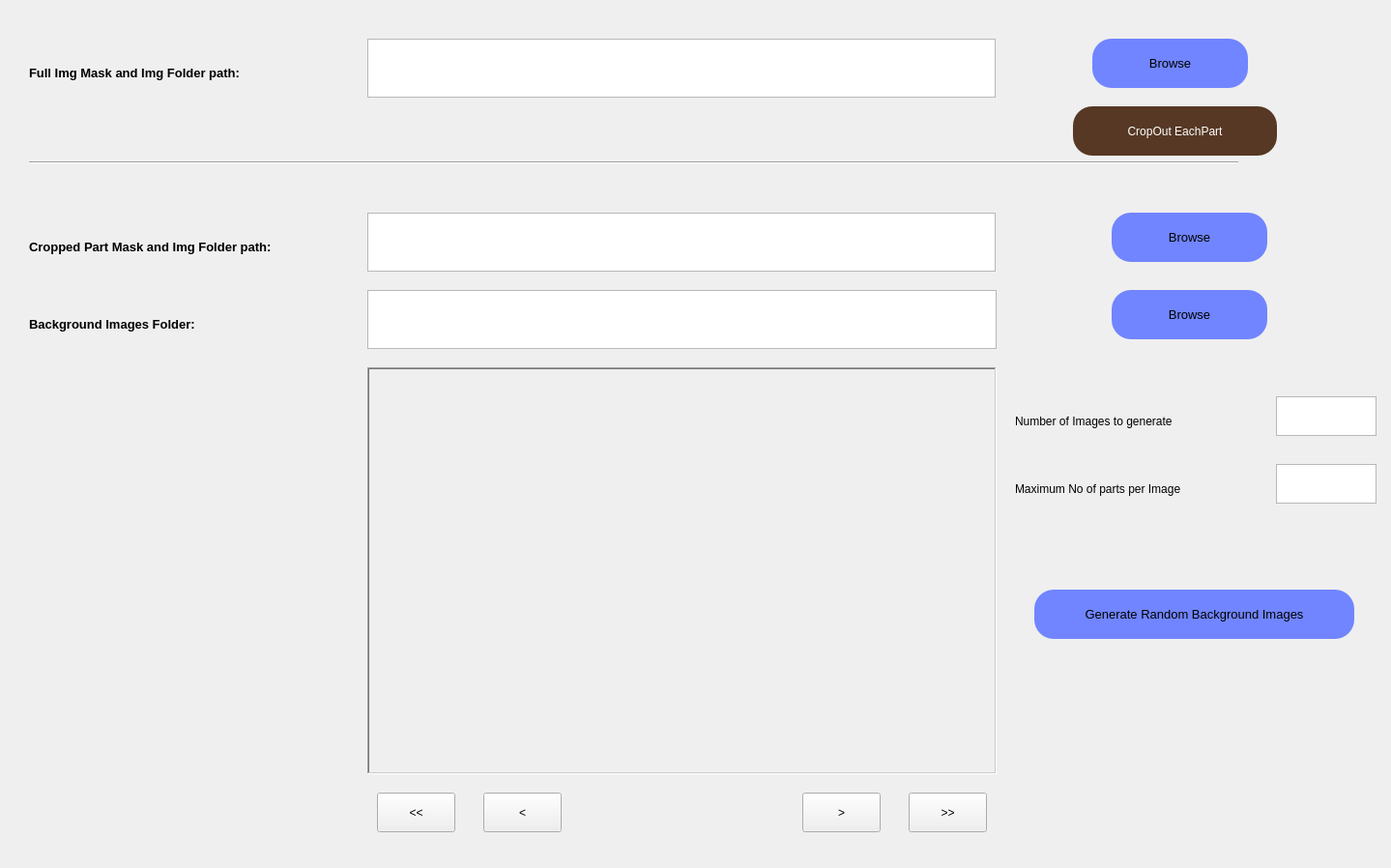
<?xml version="1.0" encoding="UTF-8"?>
<ui version="4.0">
 <class>Form</class>
 <widget class="QWidget" name="Form">
  <property name="geometry">
   <rect>
    <x>0</x>
    <y>0</y>
    <width>1439</width>
    <height>898</height>
   </rect>
  </property>
  <property name="windowTitle">
   <string>Form</string>
  </property>
  <widget class="QPushButton" name="btn_first_img">
   <property name="geometry">
    <rect>
     <x>390</x>
     <y>820</y>
     <width>81</width>
     <height>41</height>
    </rect>
   </property>
   <property name="text">
    <string>&lt;&lt;</string>
   </property>
  </widget>
  <widget class="QPushButton" name="btn_browse_mask_folder">
   <property name="geometry">
    <rect>
     <x>1150</x>
     <y>220</y>
     <width>161</width>
     <height>51</height>
    </rect>
   </property>
   <property name="font">
    <font>
     <family>MS Shell Dlg 2</family>
     <pointsize>10</pointsize>
     <weight>50</weight>
     <italic>false</italic>
     <bold>false</bold>
    </font>
   </property>
   <property name="styleSheet">
    <string notr="true">QPushButton{
	font: 10pt &quot;MS Shell Dlg 2&quot;;
	color: rgb(0, 0, 0);
	background-color: rgb(112, 133, 255);
	border-radius: 20px;
}

QPushButton:hover {
	background-color: rgb(110, 33, 255);
	color: rgb(255, 255, 255);
}</string>
   </property>
   <property name="text">
    <string>Browse</string>
   </property>
  </widget>
  <widget class="QPushButton" name="btn_prev_img">
   <property name="geometry">
    <rect>
     <x>500</x>
     <y>820</y>
     <width>81</width>
     <height>41</height>
    </rect>
   </property>
   <property name="text">
    <string>&lt;</string>
   </property>
  </widget>
  <widget class="QTextBrowser" name="textedit_bgImgFolder">
   <property name="geometry">
    <rect>
     <x>380</x>
     <y>300</y>
     <width>651</width>
     <height>61</height>
    </rect>
   </property>
  </widget>
  <widget class="QPushButton" name="btn_next_img">
   <property name="geometry">
    <rect>
     <x>830</x>
     <y>820</y>
     <width>81</width>
     <height>41</height>
    </rect>
   </property>
   <property name="text">
    <string>&gt;</string>
   </property>
  </widget>
  <widget class="QLabel" name="label_cnt">
   <property name="geometry">
    <rect>
     <x>680</x>
     <y>830</y>
     <width>81</width>
     <height>31</height>
    </rect>
   </property>
   <property name="text">
    <string/>
   </property>
  </widget>
  <widget class="QPushButton" name="btn_randomBgImgs">
   <property name="geometry">
    <rect>
     <x>1070</x>
     <y>610</y>
     <width>331</width>
     <height>51</height>
    </rect>
   </property>
   <property name="font">
    <font>
     <family>MS Shell Dlg 2</family>
     <pointsize>10</pointsize>
     <weight>50</weight>
     <italic>false</italic>
     <bold>false</bold>
    </font>
   </property>
   <property name="styleSheet">
    <string notr="true">QPushButton{
	font: 10pt &quot;MS Shell Dlg 2&quot;;
	color: rgb(0, 0, 0);
	background-color: rgb(112, 133, 255);
	border-radius: 20px;
}

QPushButton:hover {
	background-color: rgb(110, 33, 255);
	color: rgb(255, 255, 255);
}</string>
   </property>
   <property name="text">
    <string>Generate Random Background Images</string>
   </property>
  </widget>
  <widget class="QPushButton" name="btn_browse_bg_folder">
   <property name="geometry">
    <rect>
     <x>1150</x>
     <y>300</y>
     <width>161</width>
     <height>51</height>
    </rect>
   </property>
   <property name="font">
    <font>
     <family>MS Shell Dlg 2</family>
     <pointsize>10</pointsize>
     <weight>50</weight>
     <italic>false</italic>
     <bold>false</bold>
    </font>
   </property>
   <property name="styleSheet">
    <string notr="true">QPushButton{
	font: 10pt &quot;MS Shell Dlg 2&quot;;
	color: rgb(0, 0, 0);
	background-color: rgb(112, 133, 255);
	border-radius: 20px;
}

QPushButton:hover {
	background-color: rgb(110, 33, 255);
	color: rgb(255, 255, 255);
}</string>
   </property>
   <property name="text">
    <string>Browse</string>
   </property>
  </widget>
  <widget class="QLabel" name="label_2">
   <property name="geometry">
    <rect>
     <x>30</x>
     <y>320</y>
     <width>251</width>
     <height>31</height>
    </rect>
   </property>
   <property name="font">
    <font>
     <pointsize>10</pointsize>
     <weight>75</weight>
     <bold>true</bold>
    </font>
   </property>
   <property name="text">
    <string>Background Images Folder:</string>
   </property>
  </widget>
  <widget class="QLabel" name="label">
   <property name="geometry">
    <rect>
     <x>30</x>
     <y>240</y>
     <width>351</width>
     <height>31</height>
    </rect>
   </property>
   <property name="font">
    <font>
     <pointsize>10</pointsize>
     <weight>75</weight>
     <bold>true</bold>
    </font>
   </property>
   <property name="text">
    <string>Cropped Part Mask and Img Folder path:</string>
   </property>
  </widget>
  <widget class="QTextBrowser" name="textedit_maskImgFolder">
   <property name="geometry">
    <rect>
     <x>380</x>
     <y>220</y>
     <width>650</width>
     <height>61</height>
    </rect>
   </property>
  </widget>
  <widget class="QLabel" name="label_image_display">
   <property name="geometry">
    <rect>
     <x>380</x>
     <y>380</y>
     <width>651</width>
     <height>421</height>
    </rect>
   </property>
   <property name="styleSheet">
    <string notr="true"/>
   </property>
   <property name="frameShape">
    <enum>QFrame::WinPanel</enum>
   </property>
   <property name="frameShadow">
    <enum>QFrame::Sunken</enum>
   </property>
   <property name="lineWidth">
    <number>5</number>
   </property>
   <property name="text">
    <string/>
   </property>
   <property name="scaledContents">
    <bool>true</bool>
   </property>
   <property name="openExternalLinks">
    <bool>false</bool>
   </property>
  </widget>
  <widget class="QPushButton" name="btn_last_img">
   <property name="geometry">
    <rect>
     <x>940</x>
     <y>820</y>
     <width>81</width>
     <height>41</height>
    </rect>
   </property>
   <property name="text">
    <string>&gt;&gt;</string>
   </property>
  </widget>
  <widget class="QPushButton" name="btn_cropOutEachPart">
   <property name="geometry">
    <rect>
     <x>1110</x>
     <y>110</y>
     <width>211</width>
     <height>51</height>
    </rect>
   </property>
   <property name="styleSheet">
    <string notr="true">QPushButton{
	font: 10pt &quot;MS Shell Dlg 2&quot;;
	color: rgb(255, 255, 255);
	background-color: rgb(86, 56, 36);
	border-radius: 20px;
}

QPushButton:hover {
	background-color: rgb(110, 33, 255);
	color: rgb(255, 255, 255);
}</string>
   </property>
   <property name="text">
    <string>CropOut EachPart</string>
   </property>
  </widget>
  <widget class="Line" name="line">
   <property name="geometry">
    <rect>
     <x>30</x>
     <y>160</y>
     <width>1251</width>
     <height>16</height>
    </rect>
   </property>
   <property name="orientation">
    <enum>Qt::Horizontal</enum>
   </property>
  </widget>
  <widget class="QTextBrowser" name="textedit_fullImg_maskImgFolder">
   <property name="geometry">
    <rect>
     <x>380</x>
     <y>40</y>
     <width>650</width>
     <height>61</height>
    </rect>
   </property>
  </widget>
  <widget class="QLabel" name="label_3">
   <property name="geometry">
    <rect>
     <x>30</x>
     <y>60</y>
     <width>331</width>
     <height>31</height>
    </rect>
   </property>
   <property name="font">
    <font>
     <pointsize>10</pointsize>
     <weight>75</weight>
     <bold>true</bold>
    </font>
   </property>
   <property name="text">
    <string>Full Img Mask and Img Folder path:</string>
   </property>
  </widget>
  <widget class="QPushButton" name="btn_browse_fullImgmask_folder">
   <property name="geometry">
    <rect>
     <x>1130</x>
     <y>40</y>
     <width>161</width>
     <height>51</height>
    </rect>
   </property>
   <property name="font">
    <font>
     <family>MS Shell Dlg 2</family>
     <pointsize>10</pointsize>
     <weight>50</weight>
     <italic>false</italic>
     <bold>false</bold>
    </font>
   </property>
   <property name="styleSheet">
    <string notr="true">QPushButton{
	font: 10pt &quot;MS Shell Dlg 2&quot;;
	color: rgb(0, 0, 0);
	background-color: rgb(112, 133, 255);
	border-radius: 20px;
}

QPushButton:hover {
	background-color: rgb(110, 33, 255);
	color: rgb(255, 255, 255);
}</string>
   </property>
   <property name="text">
    <string>Browse</string>
   </property>
  </widget>
  <widget class="QLabel" name="label_4">
   <property name="geometry">
    <rect>
     <x>1050</x>
     <y>420</y>
     <width>241</width>
     <height>31</height>
    </rect>
   </property>
   <property name="styleSheet">
    <string notr="true">font: 10pt &quot;Segoe UI&quot;;</string>
   </property>
   <property name="text">
    <string>Number of Images to generate</string>
   </property>
  </widget>
  <widget class="QTextEdit" name="textEdit_nImgToGenerate">
   <property name="geometry">
    <rect>
     <x>1320</x>
     <y>410</y>
     <width>104</width>
     <height>41</height>
    </rect>
   </property>
   <property name="inputMethodHints">
    <set>Qt::ImhDigitsOnly</set>
   </property>
  </widget>
  <widget class="QTextEdit" name="textEdit_nMaxPartsPerImg">
   <property name="geometry">
    <rect>
     <x>1320</x>
     <y>480</y>
     <width>104</width>
     <height>41</height>
    </rect>
   </property>
   <property name="inputMethodHints">
    <set>Qt::ImhDigitsOnly</set>
   </property>
  </widget>
  <widget class="QLabel" name="label_5">
   <property name="geometry">
    <rect>
     <x>1050</x>
     <y>490</y>
     <width>261</width>
     <height>31</height>
    </rect>
   </property>
   <property name="styleSheet">
    <string notr="true">font: 10pt &quot;Segoe UI&quot;;</string>
   </property>
   <property name="text">
    <string>Maximum No of parts per Image</string>
   </property>
  </widget>
 </widget>
 <resources/>
 <connections/>
</ui>
